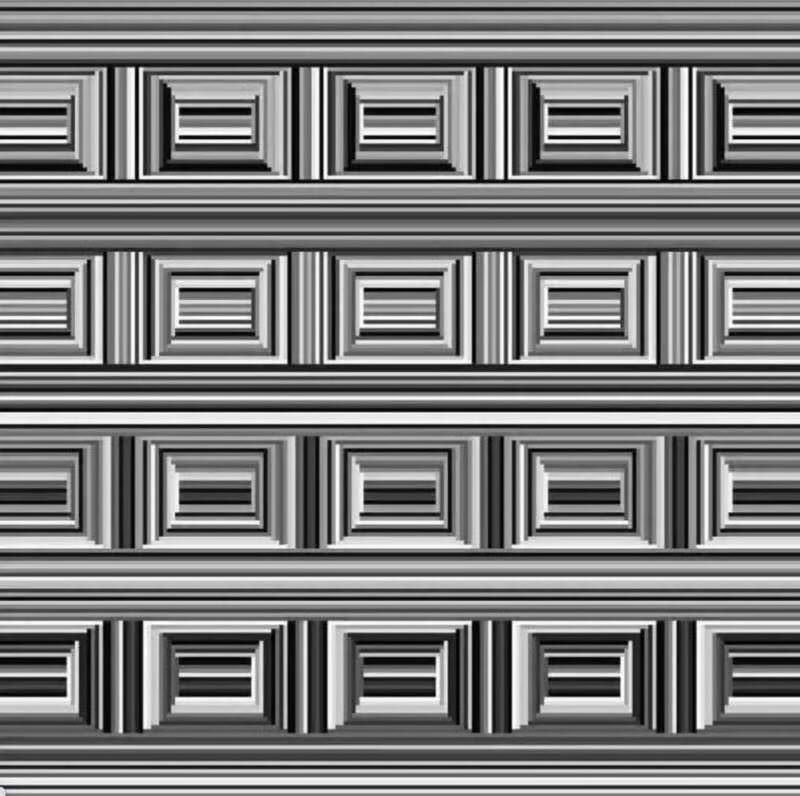
#> input picture data/mess.jpg, 800 x 796 px
$ python hough_circle_transform.py
#> lines starting #> are read from the running program, lines starting #| are printed output that depends on the picture
import numpy as np
import cv2

img = cv2.imread('data/mess.jpg')
#> img is the input picture: shape (796, 800, 3); mean B, G, R 123.3, 123.3, 123.3
# img = cv2.pyrDown(img)
output = img.copy()
gray = cv2.cvtColor(img, cv2.COLOR_BGR2GRAY)
gray = cv2.medianBlur(gray, 5)
circles = cv2.HoughCircles(gray, cv2.HOUGH_GRADIENT, 1,20,
                           param1=50, param2=30,
                           minRadius=30, maxRadius=70)
#> circles = 342 rows, first 8: [194.5, 299.5, 64.8], [405.5, 518.5, 62.8], [193.5, 499.5, 63.9], [411.5, 491.5, 68.3], [590.5, 499.5, 63.9], [177.5, 674.5, 62.8], [213.5, 337.5, 62.8], [413.5, 332.5, 62.8]
detected_circles = np.uint16(np.around(circles))
#> detected_circles = 342 rows, first 8: [194, 300, 65], [406, 518, 63], [194, 500, 64], [412, 492, 68], [590, 500, 64], [178, 674, 63], [214, 338, 63], [414, 332, 63]
for (x, y, r) in detected_circles[0, :]:
    cv2.circle(output, (x, y), r, (0, 255, 0), 3)
    cv2.circle(output, (x, y), 2, (0, 255, 255), 3)
#> this loop made 342 passes
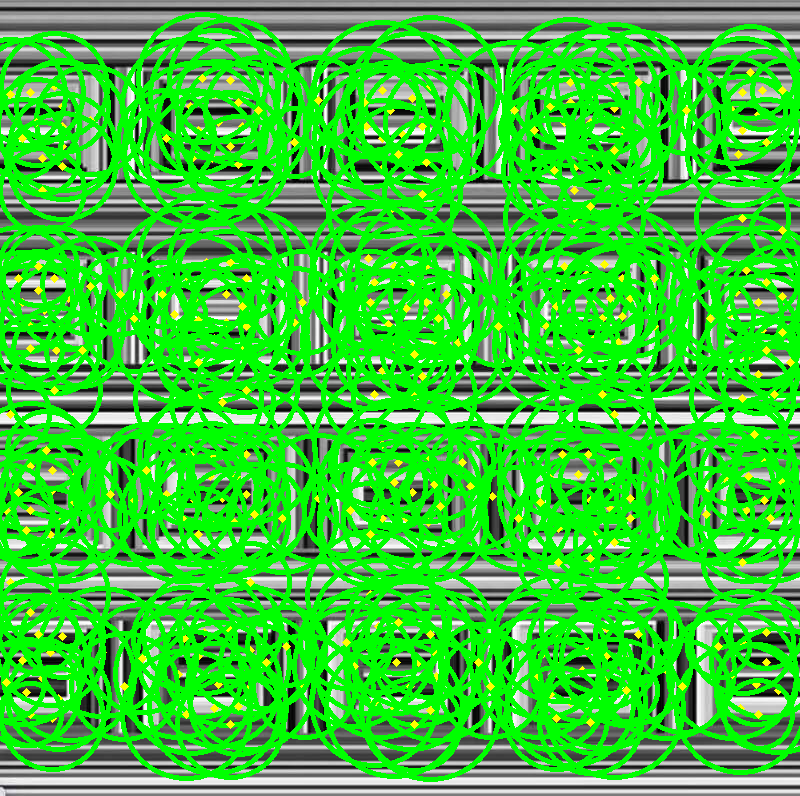
#> output: shape (796, 800, 3); mean B, G, R 52.9, 200.7, 56.5

cv2.imshow('output', output)
cv2.imshow('img', img)
cv2.waitKey(0)
cv2.destroyAllWindows()
